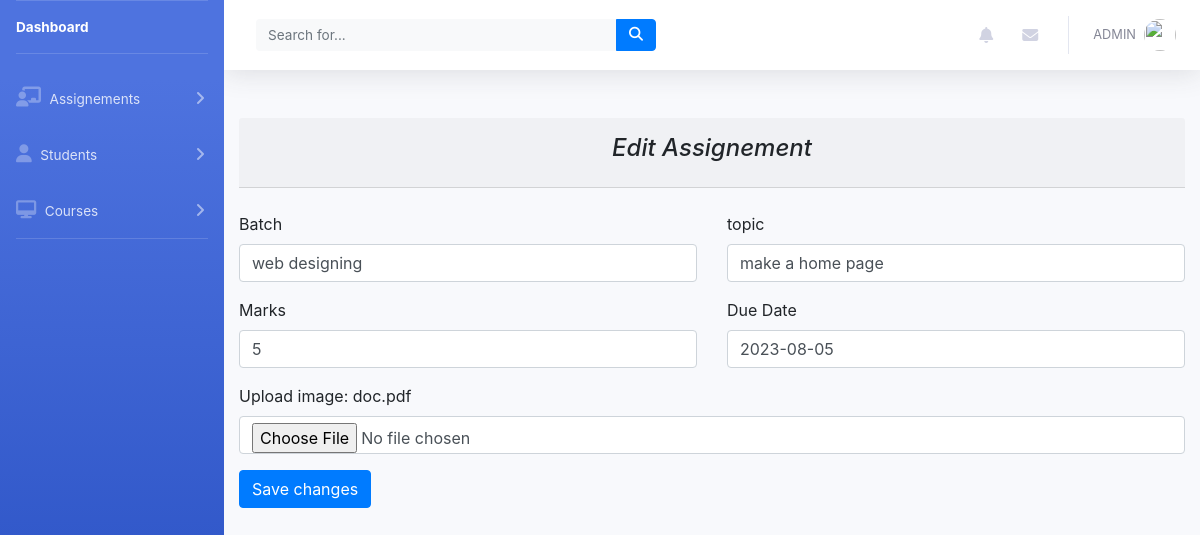
Page /Teachers/editassignement.php?id=1 on the committed database.
### tables this page shows
CREATE TABLE `create_assign` (
  `id` int(11) NOT NULL,
  `batch` varchar(50) NOT NULL,
  `topic` varchar(255) NOT NULL,
  `marks` int(11) NOT NULL,
  `duedate` date NOT NULL,
  `file` varchar(50) NOT NULL
);

### Teachers/editassignement.php (the view, shortened to what this page needs)
<?php
include('../connection.php');
include('includes/links.php');
include('includes/header.php');
include('includes/sidebar.php');
$id = $_GET["id"];
$query = "SELECT * FROM create_assign where id = '" . $id . "'";
$result = mysqli_query($connect, $query);
while ($row = mysqli_fetch_assoc($result)) {
?>
    <!DOCTYPE html>
    <html lang="en">
    <head>
    </head>
    <body>
        <div class="container mt-5">
            <div class="card-shadow mb-4">
                <div class="card-header py-3">
                    <h6 style="text-align:center;font-style:italic;font-size:24px;">Edit Assignement
                    </h6>
                </div>
            </div>
            <form action="" method="post" enctype="multipart/form-data">
                <div class="row">
                    <div class="col-md-6">
                        <div class="form-group">
                            <label for="">Batch</label>
                            <input type="text" class="form-control" value="<?php echo $row["batch"]; ?>" id="Name" name="batch" required>
                        </div>
                    </div>
                    <div class="col-md-6">
                        <div class="form-group">
                            <label for="">topic</label>
                            <input type="text" class="form-control" value="<?php echo $row["topic"]; ?>" id="Name" name="topic" required>
                        </div>
                    </div>
                    <div class="col-md-6">
                        <div class="form-group">
                            <label for="">Marks</label>
                            <input type="marks" class="form-control" value="<?php echo $row["marks"]; ?>" id="Name" name="marks" required>
                        </div>
                    </div>
                    <div class="col-md-6">
                        <div class="form-group">
                            <label for="">Due Date</label>
                            <input type="text" class="form-control" value="<?php echo $row["duedate"]; ?>" id="Name" name="duedate" required>
                        </div>
                    </div>
                    <div class="col-md-12">
                        <div class="form-group">
                            <label>Upload image:</label>
                            <label for=""><?php echo $row["file"];?></label>
                            <input type="file" class="form-control" id="Name" name="file">
                        </div>
                    </div>
                    <div class="col-md-12">
                        <div class="form-group">
                            <button type="submit" value="update" name="update" class="btn btn-primary">Save changes</button>
                        </div>
                    </div>
                </div>
            </form>
        </div>
    </body>
    </html>
<?php
}
?>

### rows in the picture
create_assign: batch "web designing", topic "make a home page", marks "5", duedate "2023-08-05", file "doc.pdf"
